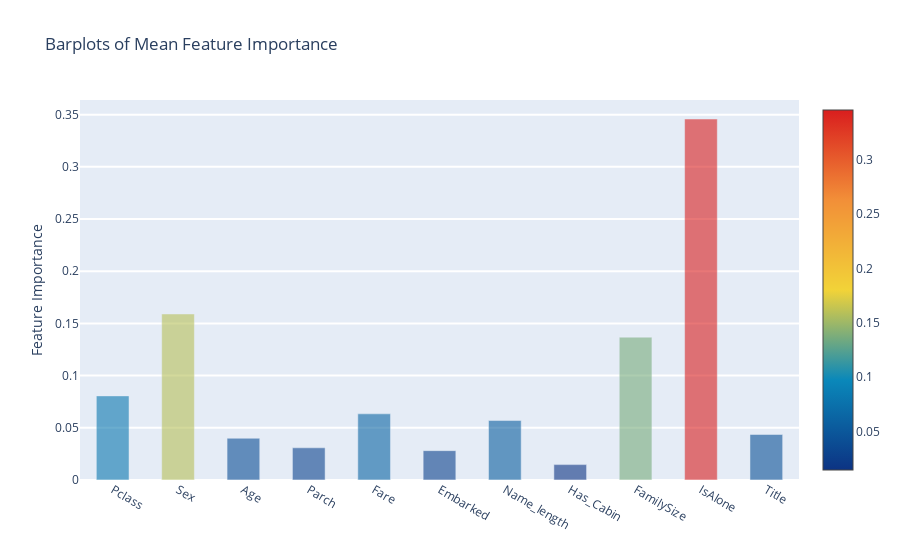

The cell this chart's notebook holds for it:
### Code cell
y = feature_dataframe['mean'].values
x = feature_dataframe['features'].values
data = [go.Bar(
            x= x,
             y= y,
            width = 0.5,
            marker=dict(
               color = feature_dataframe['mean'].values,
            colorscale='Portland',
            showscale=True,
            reversescale = False
            ),
            opacity=0.6
        )]

layout= go.Layout(
    autosize= True,
    title= 'Barplots of Mean Feature Importance',
    hovermode= 'closest',
#     xaxis= dict(
#         title= 'Pop',
#         ticklen= 5,
#         zeroline= False,
#         gridwidth= 2,
#     ),
    yaxis=dict(
        title= 'Feature Importance',
        ticklen= 5,
        gridwidth= 2
    ),
    showlegend= False
)
fig = go.Figure(data=data, layout=layout)
py.iplot(fig, filename='bar-direct-labels')

### Figure 1 — Plotly figure (JSON) as saved in the notebook; plotly's stock layout.template omitted (floating-point values rounded to 4 significant figures)
{"data": [{"marker": {"color": [0.08059, 0.1591, 0.04, 0.03084, 0.06338, 0.02812, 0.05698, 0.01473, 0.1368, 0.3458, 0.04361], "colorscale": [[0, "rgb(12,51,131)"], [0.25, "rgb(10,136,186)"], [0.5, "rgb(242,211,56)"], [0.75, "rgb(242,143,56)"], [1, "rgb(217,30,30)"]], "reversescale": false, "showscale": true}, "opacity": 0.6, "type": "bar", "width": 0.5, "x": ["Pclass", "Sex", "Age", "Parch", "Fare", "Embarked", "Name_length", "Has_Cabin", "FamilySize", "IsAlone", "Title"], "y": [0.08059, 0.1591, 0.04, 0.03084, 0.06338, 0.02812, 0.05698, 0.01473, 0.1368, 0.3458, 0.04361]}], "layout": {"autosize": true, "hovermode": "closest", "showlegend": false, "title": {"text": "Barplots of Mean Feature Importance"}, "yaxis": {"gridwidth": 2, "ticklen": 5, "title": {"text": "Feature Importance"}}}}
